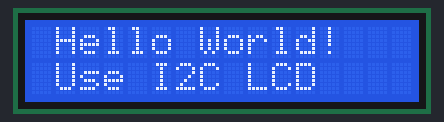
A sketch run on a simulated ESP32. Shown: 16×2 character LCD.

Above: at 0.1 s.
At 1.6 s:
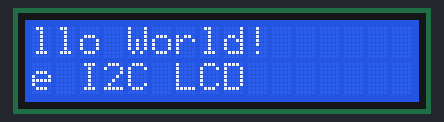
At 3.6 s:
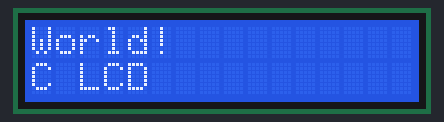
At 6.7 s:
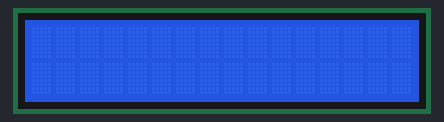
At 11.7 s:
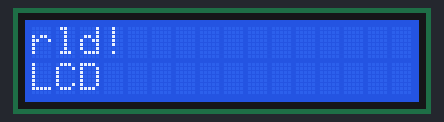
At 16.7 s:
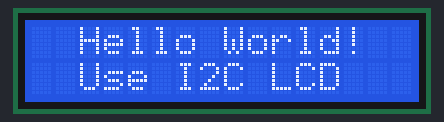

The sketch:

LCDI2C.ino
```cpp
/*********************************
 * ESP32 I2C LCD
 * Board  : ESP32 Dev Module
 * Output : LCD 16x2
 * SDA    : D21 (GPIO 21
 * SCL    : D22 (GPIO 22)
 *********************************/

#include <LiquidCrystal_I2C.h>

LiquidCrystal_I2C lcd(0x27, 16, 2); // Setting Alamat I2C LCD dan ukuran LCD

void setup()
{
  lcd.init();
  lcd.clear();
  lcd.backlight();

  lcd.setCursor(2, 0); // Set cursor to character 2 on line 0
  lcd.print("Hello World!");

  lcd.setCursor(2, 1); // Move cursor to character 2 on line 1
  lcd.print("Use I2C LCD");
}

void loop()
{
  for (int i = 0; i < 16; i++)
  {
    lcd.scrollDisplayLeft();
    delay(500);
  }
  delay(1000);
  for (int i = 0; i < 16; i++)
  {
    lcd.scrollDisplayRight();
    delay(500);
  }
  delay(1000);
}
```

Measured:
- by itself, everything shown: repeats every 18.0 s, in 28 steps
- what the display in image 1 shows lasts 0.5 s, from 1.6 s to 2.1 s
- what the display in image 5 shows lasts 1.5 s, from 16.6 s to 18.1 s
